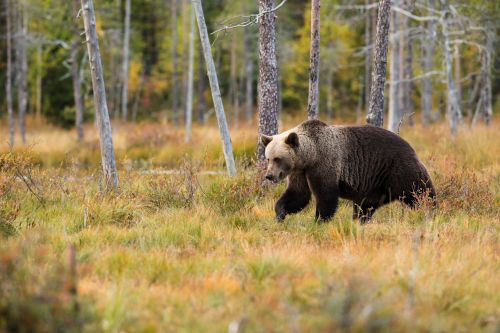
#> input picture data/bear.jpg, 500 x 333 px, found by its file name
$ python threshold.py
#> lines starting #> are read from the running program, lines starting #| are printed output that depends on the picture; after the words box and inside, x2 and y2 are one past the last pixel; in counts of white or black regions, pixels touching at a corner belong together
import os
import cv2

# reading image

img = cv2.imread(os.path.join('.','Learning_OpenCV','data','bear.jpg'))
#> img is the input picture: shape (333, 500, 3); mean B, G, R 87.2, 129.7, 149.2

# converting image to greyscale

img_gray = cv2.cvtColor(img,cv2.COLOR_BGR2GRAY)
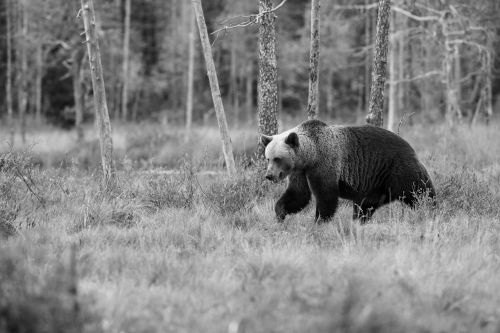
#> img_gray: shape (333, 500); min 0, max 250, mean 130.7

# simple threshold

ret , thresh = cv2.threshold(img_gray,80,255,cv2.THRESH_BINARY)
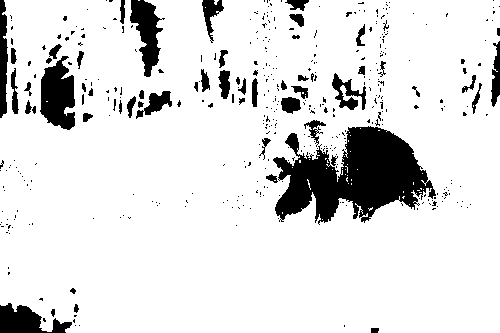
#> thresh: shape (333, 500); 87.7% white; 418 black regions (360 under 20 px), largest, box (x1, y1, x2, y2) and area: (273, 126, 436, 225) 9058, (40, 56, 75, 130) 1820, (130, 0, 165, 77) 1348

# removing noise
noise_removed_thresh = cv2.blur(thresh,(90,90))
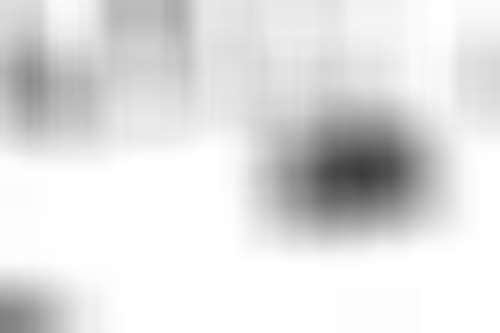
#> noise_removed_thresh: shape (333, 500); min 61, max 255, mean 223.7
ret , noise_removed_thresh = cv2.threshold(img_gray,80,255,cv2.THRESH_BINARY)

# visualize image
# cv2.imshow('img',img)
# cv2.imshow('img_gray',img_gray)
cv2.imshow('thresh',thresh)
cv2.imshow('noise_removed_thresh',noise_removed_thresh)
cv2.waitKey(0)

$ run again, with data/freelancer.jpg copied over data/bear.jpg
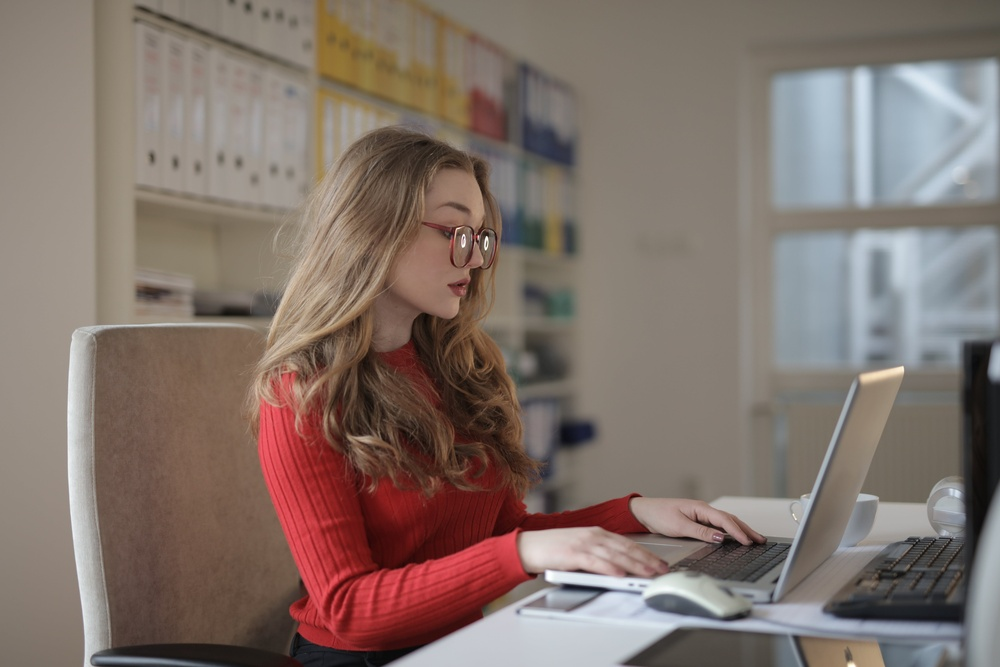
#> input picture data/freelancer.jpg, 1000 x 667 px, shrunk from 6888 x 4592 before the run, found by its file name
#> img is the input picture: shape (667, 1000, 3); mean B, G, R 107.4, 114.6, 129.8
#> `ret , thresh = cv2.threshold(img_gray,80,255,cv2.THRESH_BINARY)`:
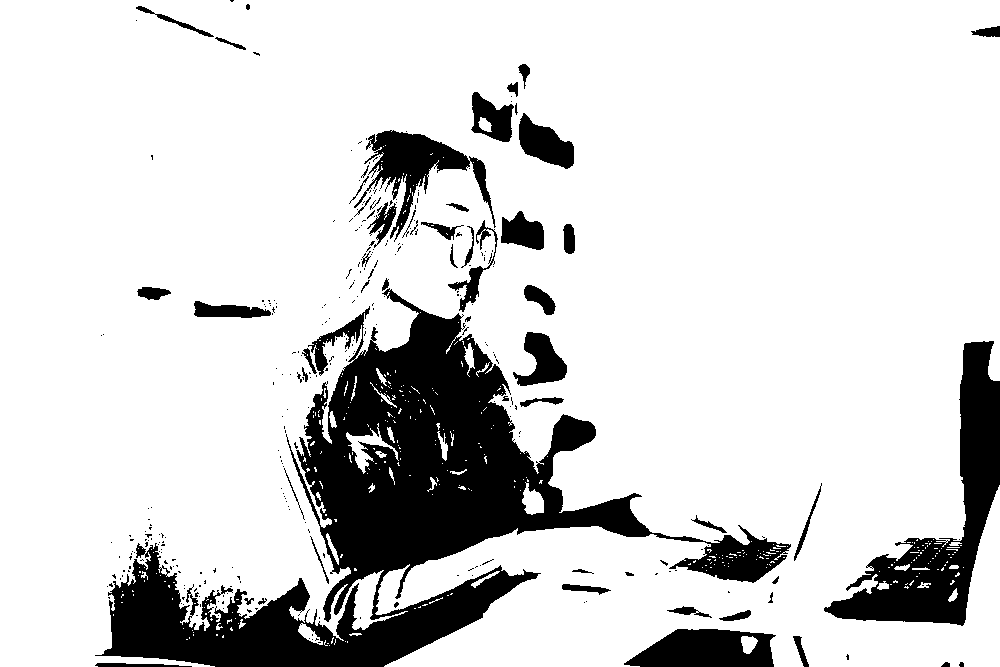
#> thresh: shape (667, 1000); 83.4% white; 317 black regions (260 under 20 px), largest, box (x1, y1, x2, y2) and area: (95, 288, 791, 667) 73195, (824, 341, 1000, 626) 14702, (354, 130, 496, 242) 4593
#> `noise_removed_thresh = cv2.blur(thresh,(90,90))`:
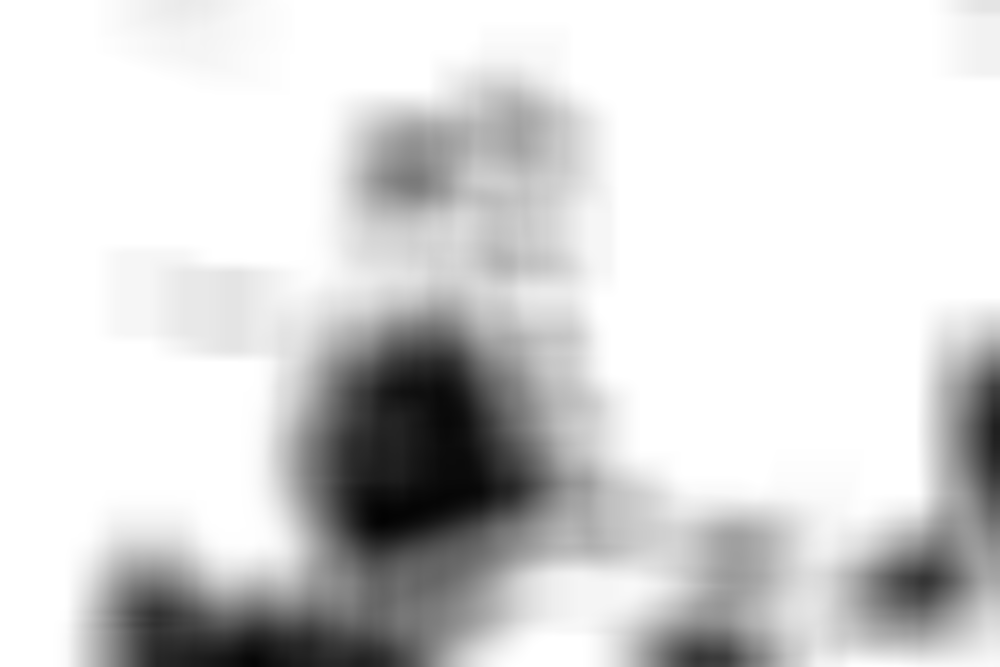
#> noise_removed_thresh: shape (667, 1000); min 2, max 255, mean 212.8
